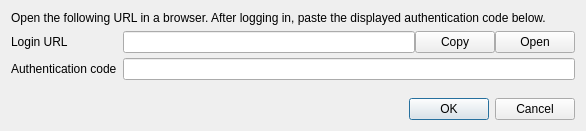
<?xml version="1.0" encoding="UTF-8"?>
<ui version="4.0">
 <class>OAuth2OOBDialog</class>
 <widget class="QDialog" name="OAuth2OOBDialog">
  <property name="geometry">
   <rect>
    <x>0</x>
    <y>0</y>
    <width>586</width>
    <height>131</height>
   </rect>
  </property>
  <property name="sizePolicy">
   <sizepolicy hsizetype="Preferred" vsizetype="MinimumExpanding">
    <horstretch>0</horstretch>
    <verstretch>0</verstretch>
   </sizepolicy>
  </property>
  <property name="windowTitle">
   <string>OAuth2 OOB</string>
  </property>
  <layout class="QVBoxLayout" name="verticalLayout_2">
   <item>
    <widget class="QLabel" name="label_3">
     <property name="sizePolicy">
      <sizepolicy hsizetype="Preferred" vsizetype="Fixed">
       <horstretch>0</horstretch>
       <verstretch>0</verstretch>
      </sizepolicy>
     </property>
     <property name="text">
      <string>Open the following URL in a browser. After logging in, paste the displayed authentication code below.</string>
     </property>
    </widget>
   </item>
   <item>
    <layout class="QFormLayout" name="formLayout">
     <property name="verticalSpacing">
      <number>5</number>
     </property>
     <item row="0" column="0">
      <widget class="QLabel" name="label">
       <property name="text">
        <string>Login URL</string>
       </property>
      </widget>
     </item>
     <item row="0" column="1">
      <layout class="QHBoxLayout" name="horizontalLayout">
       <item>
        <widget class="QLineEdit" name="loginUrl">
         <property name="enabled">
          <bool>true</bool>
         </property>
         <property name="readOnly">
          <bool>true</bool>
         </property>
        </widget>
       </item>
       <item>
        <widget class="QPushButton" name="btnCopy">
         <property name="sizePolicy">
          <sizepolicy hsizetype="Minimum" vsizetype="Fixed">
           <horstretch>0</horstretch>
           <verstretch>0</verstretch>
          </sizepolicy>
         </property>
         <property name="text">
          <string>Copy</string>
         </property>
        </widget>
       </item>
       <item>
        <widget class="QPushButton" name="btnOpen">
         <property name="text">
          <string>Open</string>
         </property>
        </widget>
       </item>
      </layout>
     </item>
     <item row="1" column="0">
      <widget class="QLabel" name="label_2">
       <property name="text">
        <string>Authentication code</string>
       </property>
      </widget>
     </item>
     <item row="1" column="1">
      <widget class="QLineEdit" name="loginCode"/>
     </item>
    </layout>
   </item>
   <item>
    <widget class="QDialogButtonBox" name="buttonBox">
     <property name="orientation">
      <enum>Qt::Horizontal</enum>
     </property>
     <property name="standardButtons">
      <set>QDialogButtonBox::Cancel|QDialogButtonBox::Ok</set>
     </property>
    </widget>
   </item>
  </layout>
 </widget>
 <tabstops>
  <tabstop>buttonBox</tabstop>
 </tabstops>
 <resources/>
 <connections>
  <connection>
   <sender>buttonBox</sender>
   <signal>rejected()</signal>
   <receiver>OAuth2OOBDialog</receiver>
   <slot>reject()</slot>
   <hints>
    <hint type="sourcelabel">
     <x>325</x>
     <y>188</y>
    </hint>
    <hint type="destinationlabel">
     <x>286</x>
     <y>274</y>
    </hint>
   </hints>
  </connection>
  <connection>
   <sender>buttonBox</sender>
   <signal>accepted()</signal>
   <receiver>OAuth2OOBDialog</receiver>
   <slot>accept()</slot>
   <hints>
    <hint type="sourcelabel">
     <x>292</x>
     <y>224</y>
    </hint>
    <hint type="destinationlabel">
     <x>292</x>
     <y>122</y>
    </hint>
   </hints>
  </connection>
 </connections>
</ui>
